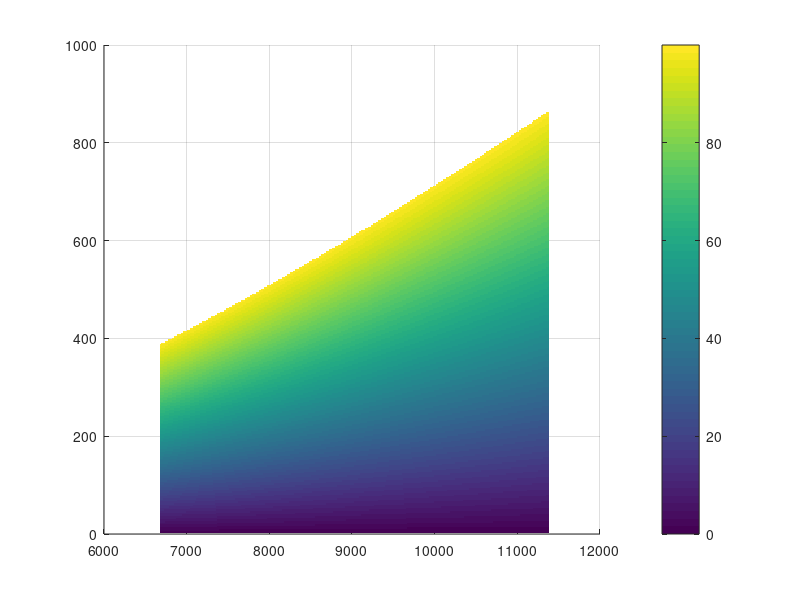

Write the MATLAB code that produced this figure. (Note: this script raises an error after producing the figure.)
%%% Impulsive SMA and/or Eccentricity Maneuver
% Author: Dylan Thomas

% Equations for Delta V of maneuvers are derived from Gauss' Variational
% Equations as shown in Schaub and Alfriend's "Impulsive Feedback to
% Establish Specific Mean Orbital Elements of Spacecraft Formations", 2001
clearvars; clc; delete('*.asv');

%%%%%%%%%%%%%%%%%%%%%%%%%%%%%%%%%%%%%%%%%%%%%%%%%%%%%%%%%%%%%%%%%%%%%%%%%%%
%%% Spacecraft Properties

f1 = 'Name';
f2 = 'M_total';
f3 = 'M_prop';
f4 = 'I_sp';
f5 = 'T_nom';

v1 = {'Aerojet CHAMPS-120XW'};
v2 = {14};      % [kg]
v3 = {1.5};     % [kg]
v4 = {203};     % [s]
v5 = {4*2.79};  % [N]

spacecraft = struct(f1,v1,f2,v2,f3,v3,f4,v4,f5,v5);

%%%%%%%%%%%%%%%%%%%%%%%%%%%%%%%%%%%%%%%%%%%%%%%%%%%%%%%%%%%%%%%%%%%%%%%%%%%
%%% Setting up problem

% Parameter Inputs, constants across all codes
R_eq = 6378.137;                        % [km]          - Equatorial Radius of Earth
mu = 398600;                            % [km^3/s^2]    - Gravitational Parameter of Earth
g = 9.81/1000;                          % [km/s^2]      - Acceleration due to Gravity
nominalPropMass = 1.5;                  % [kg]          - Nominal Propellant Mass
num_pts = 300;                          %               - Num. of points

% Setting up vectorized parameters
ecc = 0;                                %               - Orbit Eccentricity 
init_alt = linspace(300,5000,num_pts);  % [km]          - Initial Orbit Altitude
R_p = init_alt + R_eq;                  % [km]          - Initial Orbit Perigee
SMA = R_p/(1-ecc);                      % [km]          - Initial Orbit Semi-Major Axis
n = sqrt(mu./SMA.^3);                   % [rad/sec]     - Mean motion
eta = sqrt(1-ecc.^2);                   %               - Convenient eccentricity measure

%%%% Note:
% Separate parameters for combined maneuver, plot surface of dSMA vs. de on
% a certain number of discrete orbit radiuses 
Discrete_Radius = [6800 7500 10000];

% Parameterized variables we're interested in
delta_ecc = linspace(0,0.1+ecc,num_pts); %               - Eccentricity Change
delta_SMA = linspace(0,1000,num_pts);    % [km]          - SMA Change

% Calculate the DeltaV available with the used thruster
% Ideal Rocket Equation, See Vallado Equation 6-42
Dv_avail = g*spacecraft.I_sp*log(spacecraft.M_total/(spacecraft.M_total-spacecraft.M_prop));

% Cases to consider
method = {'Semi-Major Axis Maneuver','Eccentricity Maneuver','Combined Maneuver'};

%%%%%%%%%%%%%%%%%%%%%%%%%%%%%%%%%%%%%%%%%%%%%%%%%%%%%%%%%%%%%%%%%%%%%%%%%%%
%%% Building the DeltaV design space

% Equation for SMA/Eccentricity change
% See Schaub & Alfriend, Eq. 24 & 25
Dvp = @(del_a,del_ecc,a,nn,ecc) ((nn.*a.*eta)/4).*((del_a./a + del_ecc./(1+ecc)));
Dva = @(del_a,del_ecc,a,nn,ecc) ((nn.*a.*eta)/4).*((del_a./a - del_ecc./(1-ecc)));

% Build matrices for orbital element changes
dSMAMat = repmat(delta_SMA,num_pts,1);
deccMat = repmat(delta_ecc',1,num_pts);

% Memory allocation
Dv_Req = zeros(num_pts,num_pts,num_pts);
% Calculates each burn's DeltaV and sums them for the total burn DeltaV
for ii=1:num_pts
    Dv_Req(:,:,ii) = abs(Dvp(dSMAMat,deccMat,SMA(ii),n(ii),ecc))+...
        abs(Dva(dSMAMat,deccMat,SMA(ii),n(ii),ecc));
end

%%%%%%%%%%%%%%%%%%%%%%%%%%%%%%%%%%%%%%%%%%%%%%%%%%%%%%%%%%%%%%%%%%%%%%%%%%%
%%% Calculate DeltaV & mass percent for each maneuver case

for iter=1:length(method)
    
    % Switch on maneuver case
    maneuver_case  = method{iter};
    switch maneuver_case
        case 'Semi-Major Axis Maneuver'
            display(method(iter))
            
            % Memory allocation & reset temporary variables
            Mass_percent = zeros(num_pts,num_pts);
            Dv_total = Dv_Req(1,:,:);
            
            % Loop calculates mass percent for each SMA
            for ii=1:num_pts
                
                % Total DeltaV required cannot exceed DeltaV available
                index = Dv_total(1,:,ii)>=Dv_avail;
                Dv_total(1,index,ii) = NaN;
                
                % Determine mass with Ideal Rocket Equation
                M_prop_vec = spacecraft.M_total*(1-exp(-(Dv_total(1,:,ii))/(g*spacecraft.I_sp)));
                Mass_percent(:,ii) = M_prop_vec/nominalPropMass*100;
            end
            
            % Plotting
            figure(iter)
            hold on
            grid on
            surf(SMA,delta_SMA,Mass_percent,'EdgeColor','None')
            c = colorbar;
            c.Label.String = 'Percent Propellant Mass Burned';
%             title1 = title(method(iter));
            xl = xlabel('Orbit Radius, [km]');
            yl = ylabel('Semi-Major Axis Correction $\delta a$, [km]');
            set([xl yl],'interpreter','latex','fontsize',14)
            axis tight
            hold off
          
            %%%%%%%%%%%%%%%%%%%%%%%%%%%%%%%%%%%%%%%%%%%%%%%%%%%%%%%%%%%%%%%
        case 'Eccentricity Maneuver'
            display(method(iter))
            
            % Memory allocation & reset temporary variables
            Mass_percent = zeros(num_pts,num_pts);
            Dv_total = Dv_Req(:,1,:);
            
            % Loop calculates mass percent for each SMA
            for ii=1:num_pts
                
                % Total DeltaV required cannot exceed DeltaV available
                index = Dv_total(:,1,ii)>=Dv_avail;
                Dv_total(index,1,ii) = NaN;
                
                % Determine mass with Ideal Rocket Equation
                M_prop_vec = spacecraft.M_total*(1-exp(-(Dv_total(:,1,ii))/(g*spacecraft.I_sp)));
                Mass_percent(:,ii) = M_prop_vec/nominalPropMass*100;
                
            end
            
            % Plotting
            figure(iter)
            hold on
            grid on
            surf(SMA,delta_ecc,Mass_percent,'EdgeColor','None')
            c = colorbar;
            c.Label.String = 'Percent Propellant Mass Burned';
%             title1 = title(method(iter));
            xl = xlabel('Orbit Radius, [km]');
            yl = ylabel('Eccentricity Correction $\delta e$');
            set([xl yl],'interpreter','latex','fontsize',14)
            axis tight
            hold off
            
            %%%%%%%%%%%%%%%%%%%%%%%%%%%%%%%%%%%%%%%%%%%%%%%%%%%%%%%%%%%%%%%
        case 'Combined Maneuver'
            display(method(iter))
            
            % Determine the discrete SMA to calculate, get mean motion
            SMA = Discrete_Radius/(1-ecc);
            n = sqrt(mu./SMA.^3);
            
            Dv_Req = zeros(num_pts,num_pts,length(SMA));
            % Recalculates DeltaV required at discrete SMA
            for ii=1:length(SMA)
                Dv_Req(:,:,ii) = abs(Dvp(dSMAMat,deccMat,SMA(ii),n(ii),ecc))+...
                    abs(Dva(dSMAMat,deccMat,SMA(ii),n(ii),ecc));
            end
            
            % Memory allocation & reset temporary variables
            Mass_percent = zeros(num_pts,num_pts);
            Dv_total = Dv_Req;
            
            % Loop calculates mass percent for each radius
            for ii=1:length(SMA)
                
                % Delta V required cannot exceed Delta V available
                index = Dv_total(:,:,ii)>=Dv_avail;
                for kk=1:num_pts
                    for jj=1:num_pts
                        if Dv_total(kk,jj,ii)>=Dv_avail
                            Dv_total(kk,jj,ii) = NaN;
                        end
                    end
                end
                
                % Determine mass with Ideal Rocket Equation
                M_prop_vec = spacecraft.M_total*(1-exp(-(Dv_total(:,:,ii))/(g*spacecraft.I_sp)));
                Mass_percent(:,:,ii) = M_prop_vec/nominalPropMass*100;
                
                % Plotting
                figure(iter+ii-1)
                hold on
                grid on
                surf(delta_SMA,delta_ecc,Mass_percent(:,:,ii),'EdgeColor','None')
                c = colorbar;
                c.Label.String = 'Percent Propellant Mass Burned';
%                 title1 = title(strcat(method(iter), ', $a=',num2str(SMA(ii)),'$'));
                yl = ylabel('Eccentricity Correction $\delta e$');
                xl = xlabel('Semi-Major Axis Correction $\delta a$, [km]');
                set([xl yl],'interpreter','latex','fontsize',14)
                axis tight
                hold off
            end         
    end

end

